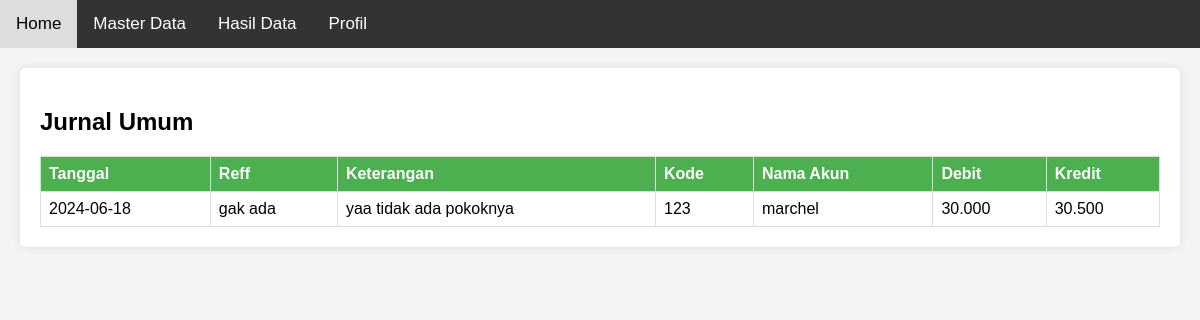
/jurnal-umum.php, run on the app's committed database.
### tables this page shows
CREATE TABLE `tbl_jurnalumum` (
  `Tanggal` date NOT NULL,
  `Reff` varchar(10) NOT NULL,
  `Keterangan` varchar(100) NOT NULL,
  `Kode` int(11) NOT NULL,
  `Nama_Akun` varchar(50) NOT NULL,
  `Debit` varchar(20) NOT NULL,
  `Kredit` varchar(20) NOT NULL
);

### jurnal-umum.php (the view, shortened to what this page needs)
<?php
include 'koneksi.php';
$sql = "SELECT Tanggal, Reff, Keterangan, Kode, Nama_Akun, Debit, Kredit FROM tbl_jurnalumum";
$result = $koneksi->query($sql);
?>
<!DOCTYPE html>
<html lang="en">
<head>
    <link rel="stylesheet" href="style/control.css">
</head>
<body>
    <div class="topnav" id="myTopnav">
        <a href="index.html">Home</a>
        <div class="dropdown">
            <button class="dropbtn">Master Data
            </button>
        </div>
        <div class="dropdown">
            <button class="dropbtn">Hasil Data
            </button>
        </div>
        <div class="dropdown">
            <button class="dropbtn">Profil
            </button>
        </div>
    </div>
    <div class="main-content">
        <h2>Jurnal Umum</h2>
        <table>
            <thead>
                <tr>
                    <th>Tanggal</th>
                    <th>Reff</th>
                    <th>Keterangan</th>
                    <th>Kode</th>
                    <th>Nama Akun</th>
                    <th>Debit</th>
                    <th>Kredit</th>
                </tr>
            </thead>
            <tbody>
                <?php
                if ($result->num_rows > 0) {
                    while($row = $result->fetch_assoc()) {
                        echo "<tr>";
                        echo "<td>" . $row["Tanggal"] . "</td>";
                        echo "<td>" . $row["Reff"] . "</td>";
                        echo "<td>" . $row["Keterangan"] . "</td>";
                        echo "<td>" . $row["Kode"] . "</td>";
                        echo "<td>" . $row["Nama_Akun"] . "</td>";
                        echo "<td>" . $row["Debit"] . "</td>";
                        echo "<td>" . $row["Kredit"] . "</td>";
                        echo "</tr>";
                    }
                } else {
                    echo "<tr><td colspan='7'>No data available</td></tr>";
                }
                ?>
            </tbody>
        </table>
    </div>
</body>
</html>

### style/control.css (style rules this page uses)
body { font-family: Arial, sans-serif; margin: 0; padding: 0; background-color: #f4f4f4; }
.topnav { overflow: hidden; background-color: #333; }
.topnav a { float: left; display: block; color: #f2f2f2; text-align: center; padding: 14px 16px; text-decoration: none; font-size: 17px; }
.dropdown { float: left; overflow: hidden; }
.dropdown .dropbtn { font-size: 17px; border: none; outline: none; color: white; padding: 14px 16px; background-color: inherit; font-family: inherit; margin: 0; }
.main-content { padding: 20px; background-color: white; margin: 20px; border-radius: 5px; box-shadow: 0 0 10px rgba(0, 0, 0, 0.1); }
table { width: 100%; border-collapse: collapse; margin-top: 20px; }
table, th, td { border: 1px solid #ddd; }
th, td { padding: 8px; text-align: left; }
th { background-color: #4CAF50; color: white; }

### data on the page
tbl_jurnalumum: Tanggal "2024-06-18", Reff "gak ada", Keterangan "yaa tidak ada pokoknya", Kode "123", Nama_Akun "marchel", Debit "30.000", Kredit "30.500"
